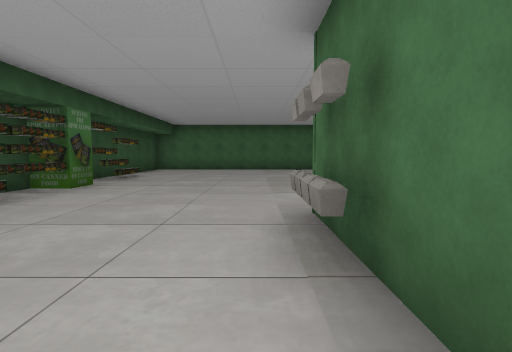
view 1 (above)

13 first-person views from a walk through a Unity game level. The camera is 1.3 m above the floor, tilts 4° down and sees 80° across. The floor is counted in squares, 2 m on a side. Each view is taken from the middle of a square. On the plan, view 1 faces up. The plan holds only what a view shows up to about 10 squares ahead; the rest is blank. The player character is not drawn. Some surface patterns are stand-ins.

view 2
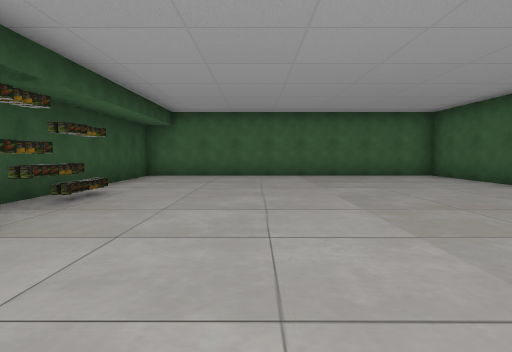

view 3
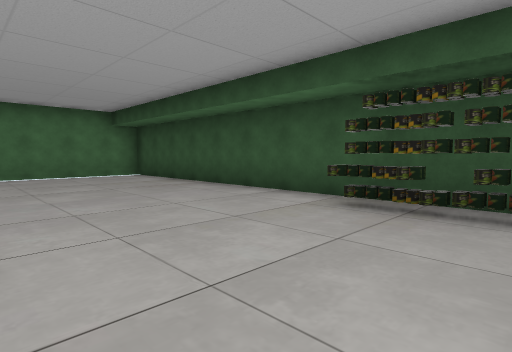

view 4
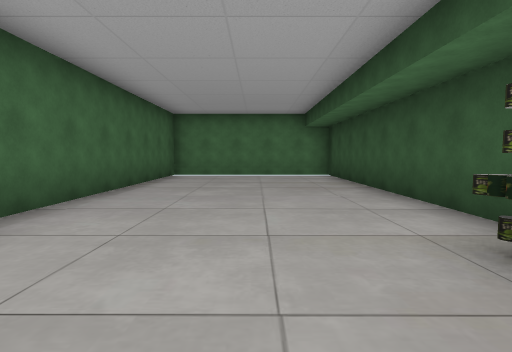

view 5
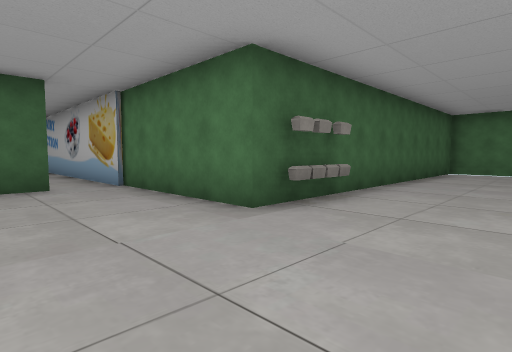

view 6
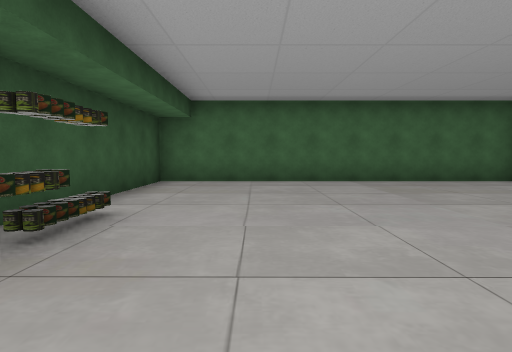

view 7
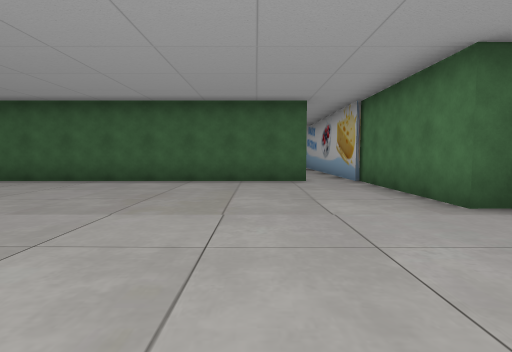

view 8
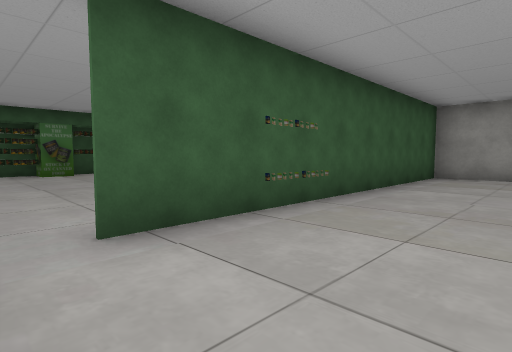

view 9
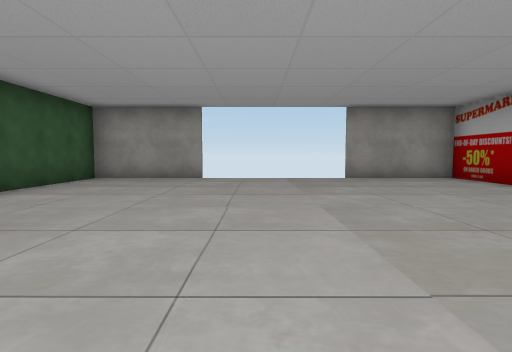

view 10
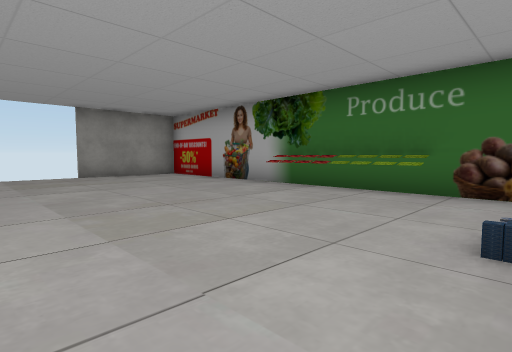

view 11
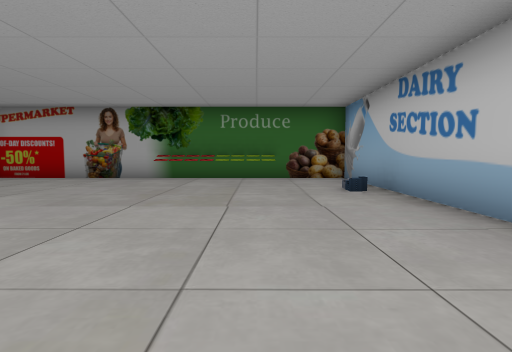

view 12
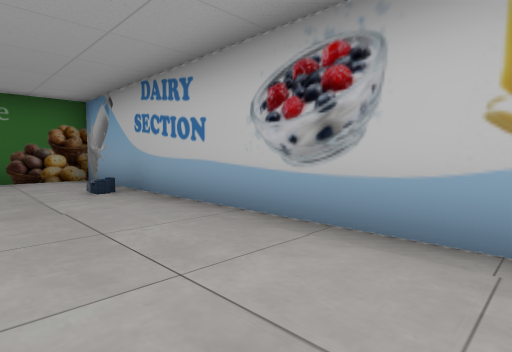

view 13
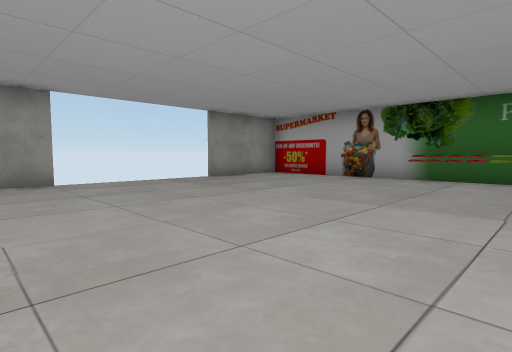

### Floor plan
Points are (right, up) in squares from view 1. A wall is a line through its corners. A room is listed if a view was taken in it or the views show most of it. See-through windows are left out.
Room 1 (views 1, 2, 3, 4, 5, 6, 7)
walls: (-4.3, 1.6) (-4.3, -5.9) (0.6, -5.9) (0.6, 3.5) (5.6, 3.5); (4.5, 4.8) (4.5, 13.5); (4.5, 7.5) (4.5, 6.5); (5, 13.5) (-4.3, 13.5) (-4.3, 8.4)
ways out: opening at (5, 4) to room 2
objects: other object (-4, 2); other object (-4, 3); other object (-4, 4); other object (-4, 5); other object (-4, 6); other object (-4, 7); other object (-4, 8); other object (0, 2); other object (0, 3)
Room 2 (views 8, 9, 10, 11, 12, 13)
walls: (7.6, 13.5) (5, 13.5); (4.5, 6.5) (4.5, 4.8); (5.6, 3.5) (14.5, 3.5) (14.5, 13.5) (11.5, 13.5); (4.5, 13.5) (4.5, 7.5)
ways out: opening at (5, 4) to room 1
objects: other object (14, 6); other object (14, 7); other object (14, 8)

Where each view was taken, in squares from view 1:
view 1: 0 up, 0 right, facing up
view 2: 4 up, 1 left, facing up
view 3: 4 up, 0 right, facing down-left
view 4: 4 up, 2 left, facing down
view 5: 6 up, 2 left, facing down-right
view 6: 6 up, 2 left, facing up
view 7: 6 up, 3 left, facing right
view 8: 4 up, 7 right, facing up-left
view 9: 5 up, 9 right, facing up
view 10: 4 up, 9 right, facing up-right
view 11: 6 up, 6 right, facing right
view 12: 6 up, 6 right, facing down-right
view 13: 6 up, 6 right, facing up-right
